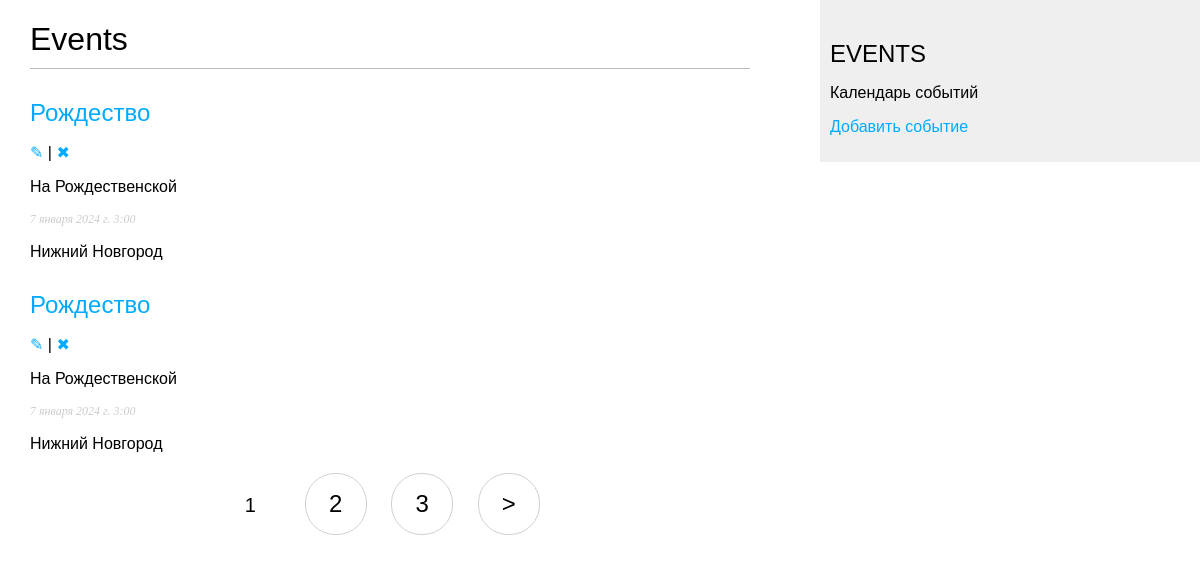
Page /events/ on the earlier database version.
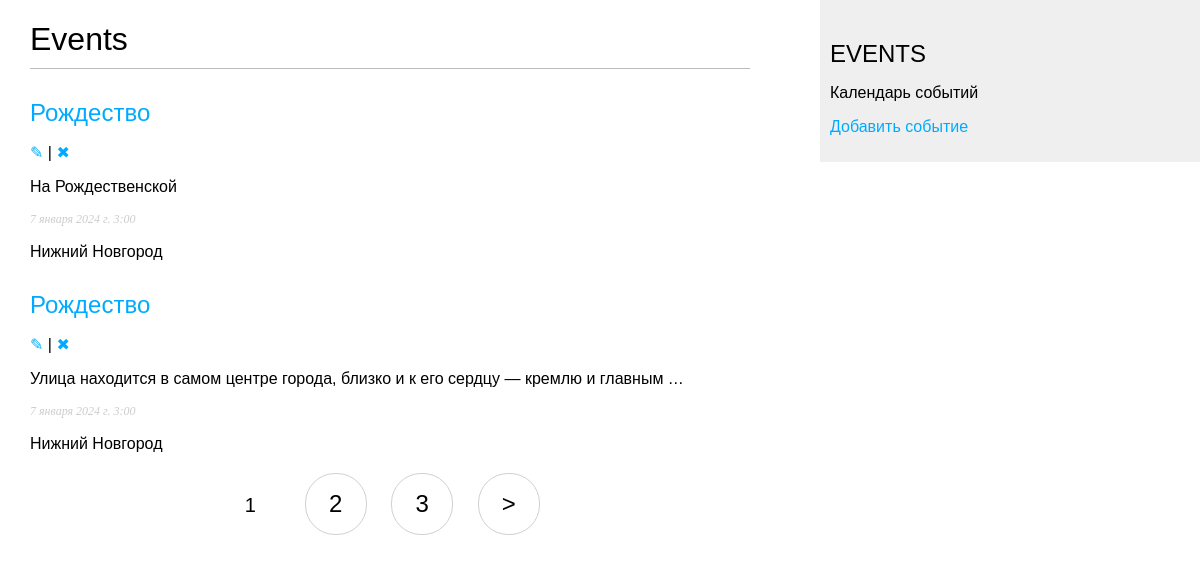
Same page on the later database version.
### event/models.py (models this page shows, shortened)
class Event(models.Model):
    title = models.CharField(max_length=100, verbose_name='Название')
    description = models.TextField(verbose_name='Описание')
    date_time = models.DateTimeField(verbose_name='Дата')
    location = models.CharField(max_length=100, verbose_name='Место')
    class Meta:
        verbose_name = 'Event'
        verbose_name_plural = 'Events'
        ordering = ['-date_time']
        indexes = [
            models.Index(fields=['-date_time'])
        ]

### event/views.py (the view)
# urls.py: path('events/', views.EventList.as_view(), name='event_list'),
class EventList(ListView):
    model = Event
    template_name = 'event/list.html'
    context_object_name = 'events'
    paginate_by = 2

### event/templates/event/list.html (shortened to what this page needs)
{% extends "event/base.html" %}
{% block content %}
    <h1>Events</h1>
    {% for event in events %}
        <h2>
            <a href="{% url 'event:event_detail' event.id %}">
                {{ event.title }}
            </a>
        </h2>
        <p><a href="{% url 'event:event_update' event.id %}">&#9998;</a> |
            <a href="{% url 'event:event_delete' event.id %}">&#10006;</a></p>
        <p>{{ event.description|safe|truncatewords:15 }}</p>
        <p class="date">{{ event.date_time }}</p>
        <p>{{ event.location }}</p>
    {% endfor %}
{% endblock %}
{% block navigation %}
    {% if page_obj.has_other_pages %}
        <nav class="list-pages">
            <ul>
                {% for p in paginator.page_range %}
                    {% if page_obj.number == p %}
                        <li class="page-num page-num-selected">{{ p }}</li>
                    {% elif p >= page_obj.number|add:-2 and p <= page_obj.number|add:2 %}
                        <li class="page-num">
                            <a href="?page={{ p }}">{{ p }}</a>
                        </li>
                    {% endif %}
                {% endfor %}
                {% if page_obj.has_next %}
                    <li class="page-num">
                        <a href="?page={{ page_obj.next_page_number }}">&gt;</a>
                    </li>
                {% endif %}
            </ul>
        </nav>
    {% endif %}
{% endblock %}

Differences in the rows shown:
changed Event: description "На Рождественской" → "Улица находится в самом центре города, близко и к его сердцу — кремлю и главным …"
